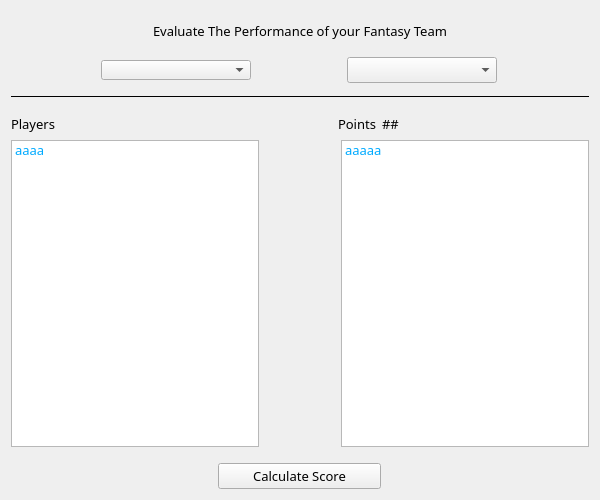
<?xml version="1.0" encoding="UTF-8"?>
<ui version="4.0">
 <class>Form</class>
 <widget class="QWidget" name="Form">
  <property name="geometry">
   <rect>
    <x>0</x>
    <y>0</y>
    <width>600</width>
    <height>500</height>
   </rect>
  </property>
  <property name="sizePolicy">
   <sizepolicy hsizetype="Fixed" vsizetype="Fixed">
    <horstretch>0</horstretch>
    <verstretch>0</verstretch>
   </sizepolicy>
  </property>
  <property name="minimumSize">
   <size>
    <width>600</width>
    <height>500</height>
   </size>
  </property>
  <property name="maximumSize">
   <size>
    <width>600</width>
    <height>550</height>
   </size>
  </property>
  <property name="font">
   <font>
    <family>Segoe UI Semibold</family>
    <pointsize>9</pointsize>
    <weight>50</weight>
    <bold>false</bold>
   </font>
  </property>
  <property name="windowTitle">
   <string>Form</string>
  </property>
  <property name="styleSheet">
   <string notr="true"/>
  </property>
  <layout class="QVBoxLayout" name="verticalLayout">
   <property name="sizeConstraint">
    <enum>QLayout::SetDefaultConstraint</enum>
   </property>
   <item alignment="Qt::AlignHCenter">
    <widget class="QLabel" name="Title">
     <property name="sizePolicy">
      <sizepolicy hsizetype="Expanding" vsizetype="Preferred">
       <horstretch>0</horstretch>
       <verstretch>1</verstretch>
      </sizepolicy>
     </property>
     <property name="maximumSize">
      <size>
       <width>300</width>
       <height>40</height>
      </size>
     </property>
     <property name="font">
      <font>
       <family>Segoe UI Semibold</family>
       <pointsize>10</pointsize>
       <weight>50</weight>
       <bold>false</bold>
      </font>
     </property>
     <property name="text">
      <string>Evaluate The Performance of your Fantasy Team</string>
     </property>
    </widget>
   </item>
   <item>
    <layout class="QHBoxLayout" name="horizontalLayout">
     <property name="bottomMargin">
      <number>6</number>
     </property>
     <item>
      <widget class="QComboBox" name="teams_combobox">
       <property name="sizePolicy">
        <sizepolicy hsizetype="Preferred" vsizetype="Fixed">
         <horstretch>0</horstretch>
         <verstretch>0</verstretch>
        </sizepolicy>
       </property>
       <property name="maximumSize">
        <size>
         <width>150</width>
         <height>20</height>
        </size>
       </property>
       <property name="font">
        <font>
         <family>Segoe UI Semibold</family>
         <pointsize>10</pointsize>
         <weight>50</weight>
         <bold>false</bold>
        </font>
       </property>
       <property name="sizeAdjustPolicy">
        <enum>QComboBox::AdjustToContentsOnFirstShow</enum>
       </property>
      </widget>
     </item>
     <item>
      <widget class="QComboBox" name="matches_combobox">
       <property name="maximumSize">
        <size>
         <width>150</width>
         <height>16777215</height>
        </size>
       </property>
       <property name="font">
        <font>
         <family>Segoe UI Semibold</family>
         <pointsize>10</pointsize>
         <weight>50</weight>
         <bold>false</bold>
        </font>
       </property>
      </widget>
     </item>
    </layout>
   </item>
   <item>
    <widget class="Line" name="HorizontalLine">
     <property name="font">
      <font>
       <family>Segoe UI Semibold</family>
       <pointsize>10</pointsize>
       <weight>50</weight>
       <bold>false</bold>
      </font>
     </property>
     <property name="frameShadow">
      <enum>QFrame::Plain</enum>
     </property>
     <property name="lineWidth">
      <number>1</number>
     </property>
     <property name="midLineWidth">
      <number>0</number>
     </property>
     <property name="orientation">
      <enum>Qt::Horizontal</enum>
     </property>
    </widget>
   </item>
   <item>
    <layout class="QHBoxLayout" name="horizontalLayout_3">
     <property name="topMargin">
      <number>10</number>
     </property>
     <item>
      <widget class="QLabel" name="Players">
       <property name="sizePolicy">
        <sizepolicy hsizetype="Fixed" vsizetype="Preferred">
         <horstretch>0</horstretch>
         <verstretch>0</verstretch>
        </sizepolicy>
       </property>
       <property name="maximumSize">
        <size>
         <width>214</width>
         <height>16777215</height>
        </size>
       </property>
       <property name="font">
        <font>
         <family>Segoe UI Semibold</family>
         <pointsize>10</pointsize>
         <weight>50</weight>
         <bold>false</bold>
        </font>
       </property>
       <property name="text">
        <string>Players</string>
       </property>
      </widget>
     </item>
     <item>
      <spacer name="horizontalSpacer_2">
       <property name="font">
        <font>
         <family>Segoe UI Semibold</family>
         <pointsize>10</pointsize>
         <weight>50</weight>
         <bold>false</bold>
        </font>
       </property>
       <property name="orientation">
        <enum>Qt::Horizontal</enum>
       </property>
       <property name="sizeType">
        <enum>QSizePolicy::Fixed</enum>
       </property>
       <property name="sizeHint" stdset="0">
        <size>
         <width>113</width>
         <height>20</height>
        </size>
       </property>
      </spacer>
     </item>
     <item>
      <widget class="QLabel" name="Points">
       <property name="sizePolicy">
        <sizepolicy hsizetype="Fixed" vsizetype="Preferred">
         <horstretch>0</horstretch>
         <verstretch>0</verstretch>
        </sizepolicy>
       </property>
       <property name="maximumSize">
        <size>
         <width>38</width>
         <height>16777215</height>
        </size>
       </property>
       <property name="font">
        <font>
         <family>Segoe UI Semibold</family>
         <pointsize>10</pointsize>
         <weight>50</weight>
         <bold>false</bold>
        </font>
       </property>
       <property name="text">
        <string>Points</string>
       </property>
       <property name="margin">
        <number>0</number>
       </property>
      </widget>
     </item>
     <item>
      <widget class="QLabel" name="points_scored">
       <property name="sizePolicy">
        <sizepolicy hsizetype="Fixed" vsizetype="Fixed">
         <horstretch>0</horstretch>
         <verstretch>0</verstretch>
        </sizepolicy>
       </property>
       <property name="maximumSize">
        <size>
         <width>400</width>
         <height>16777215</height>
        </size>
       </property>
       <property name="font">
        <font>
         <family>Segoe UI Semibold</family>
         <pointsize>10</pointsize>
         <weight>50</weight>
         <bold>false</bold>
        </font>
       </property>
       <property name="text">
        <string>##</string>
       </property>
      </widget>
     </item>
    </layout>
   </item>
   <item>
    <layout class="QHBoxLayout" name="horizontalLayout_2">
     <property name="spacing">
      <number>0</number>
     </property>
     <item>
      <widget class="QListWidget" name="players_list">
       <property name="font">
        <font>
         <family>Segoe UI Semibold</family>
         <pointsize>10</pointsize>
         <weight>50</weight>
         <bold>false</bold>
        </font>
       </property>
       <property name="styleSheet">
        <string notr="true">color: rgb(0, 170, 255);</string>
       </property>
       <item>
        <property name="text">
         <string>aaaa</string>
        </property>
       </item>
      </widget>
     </item>
     <item>
      <spacer name="horizontalSpacer">
       <property name="font">
        <font>
         <family>Segoe UI Semibold</family>
         <pointsize>10</pointsize>
         <weight>50</weight>
         <bold>false</bold>
        </font>
       </property>
       <property name="orientation">
        <enum>Qt::Horizontal</enum>
       </property>
       <property name="sizeType">
        <enum>QSizePolicy::Maximum</enum>
       </property>
       <property name="sizeHint" stdset="0">
        <size>
         <width>90</width>
         <height>20</height>
        </size>
       </property>
      </spacer>
     </item>
     <item>
      <widget class="QListWidget" name="points_list">
       <property name="sizePolicy">
        <sizepolicy hsizetype="Expanding" vsizetype="Expanding">
         <horstretch>0</horstretch>
         <verstretch>0</verstretch>
        </sizepolicy>
       </property>
       <property name="font">
        <font>
         <family>Segoe UI Semibold</family>
         <pointsize>10</pointsize>
         <weight>50</weight>
         <bold>false</bold>
        </font>
       </property>
       <property name="styleSheet">
        <string notr="true">color: rgb(0, 170, 255);</string>
       </property>
       <item>
        <property name="text">
         <string>aaaaa</string>
        </property>
       </item>
      </widget>
     </item>
    </layout>
   </item>
   <item>
    <layout class="QHBoxLayout" name="horizontalLayout_4" stretch="0">
     <property name="spacing">
      <number>0</number>
     </property>
     <property name="sizeConstraint">
      <enum>QLayout::SetFixedSize</enum>
     </property>
     <property name="leftMargin">
      <number>0</number>
     </property>
     <property name="topMargin">
      <number>10</number>
     </property>
     <property name="rightMargin">
      <number>0</number>
     </property>
     <property name="bottomMargin">
      <number>0</number>
     </property>
     <item>
      <widget class="QPushButton" name="calculate_score">
       <property name="enabled">
        <bool>true</bool>
       </property>
       <property name="sizePolicy">
        <sizepolicy hsizetype="Maximum" vsizetype="Maximum">
         <horstretch>0</horstretch>
         <verstretch>0</verstretch>
        </sizepolicy>
       </property>
       <property name="minimumSize">
        <size>
         <width>0</width>
         <height>0</height>
        </size>
       </property>
       <property name="maximumSize">
        <size>
         <width>163</width>
         <height>30</height>
        </size>
       </property>
       <property name="font">
        <font>
         <family>Segoe UI Semibold</family>
         <pointsize>10</pointsize>
         <weight>50</weight>
         <bold>false</bold>
        </font>
       </property>
       <property name="text">
        <string>Calculate Score</string>
       </property>
       <property name="autoDefault">
        <bool>true</bool>
       </property>
       <property name="default">
        <bool>false</bool>
       </property>
       <property name="flat">
        <bool>false</bool>
       </property>
      </widget>
     </item>
    </layout>
   </item>
  </layout>
 </widget>
 <resources/>
 <connections/>
</ui>
